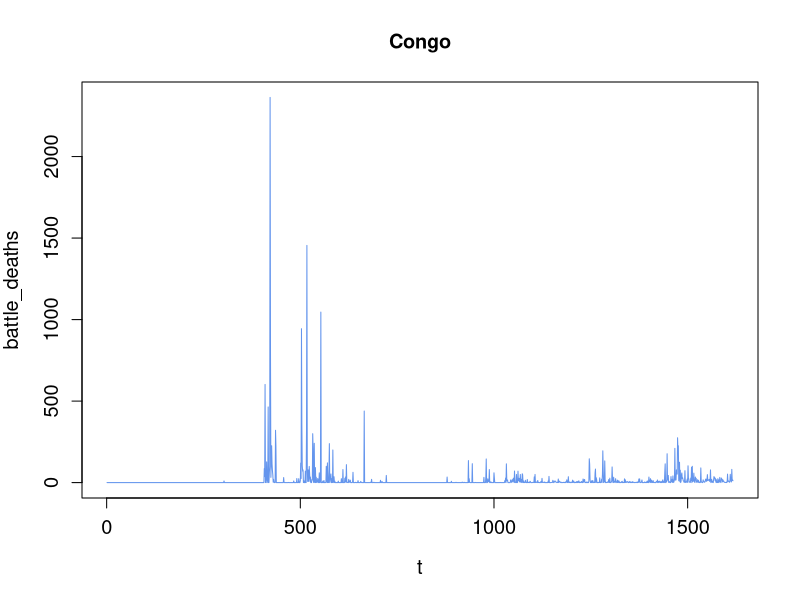

Source code (R):
setwd(dirname(rstudioapi::getSourceEditorContext()$path))

con <- read.csv("../../data/congo.csv")

pdf("./figs/con_bd.pdf", width=10, height=5)
par(mfrow=c(1,1))
plot(1:1617, con$battle_deaths, type='l', col="cornflowerblue",
     xlab="t", ylab="battle_deaths", cex.lab=1.2, cex.axis=1.2,
     main="Congo")
dev.off()
